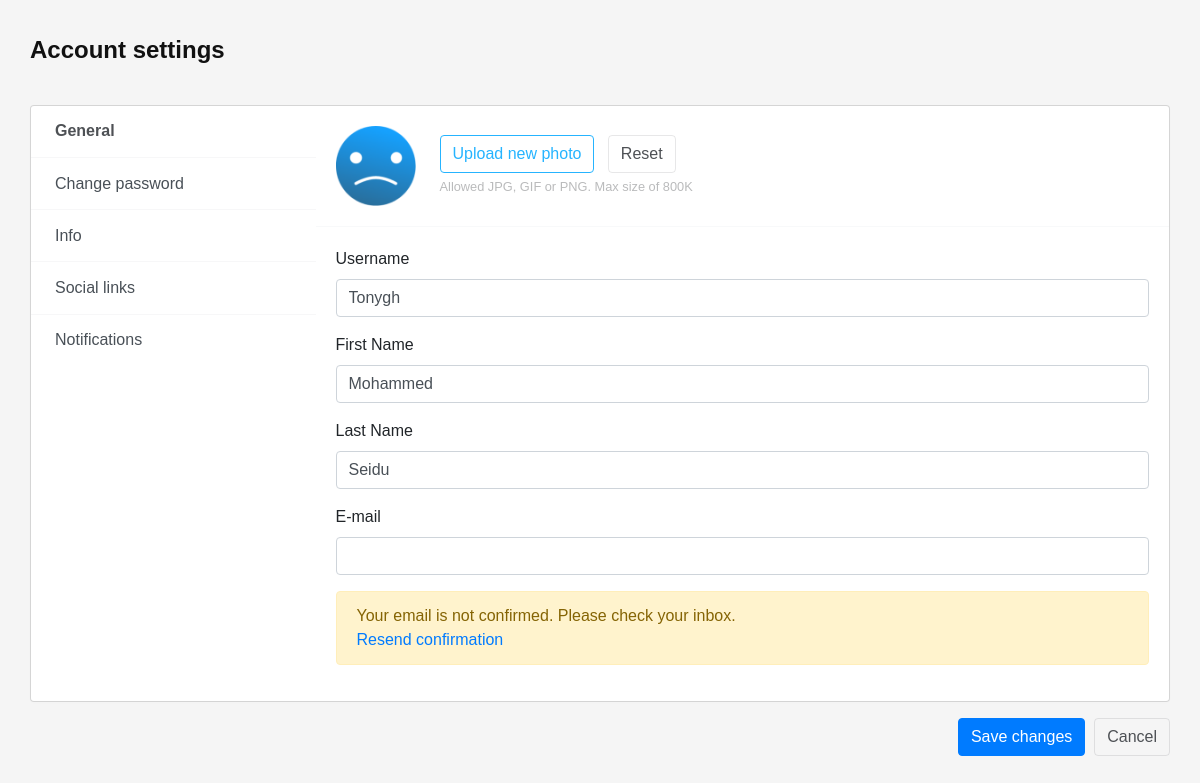
/settings (signed in), run on the app's committed database.
### main.py (models this page shows, shortened)
class User(db.Model):
    id = db.Column(db.Integer, primary_key=True)
    firstname = db.Column(db.String(100), nullable=False)
    lastname = db.Column(db.String(100), nullable=False)
    username = db.Column(db.String(20), unique=True, nullable=False)
    password = db.Column(db.String(60), nullable=False)
    country = db.Column(db.Integer)
    gender = db.Column(db.String())
    verified = db.Column(db.String(3), nullable=False, default="no")
    image = db.Column(db.String(20), nullable=False, default="default.png")

### main.py (the view)
@app.route("/settings")
def settings():
    if not is_logged_in():
        flash("Please login first", "danger")
        return redirect(url_for("signin"))
    profile = User.query.filter_by(username=session['username']).first()
    return render_template("settings.html", profile=profile)

### main.py (called while the page is built)
def is_logged_in():
    if 'username' in session:
        return True
    else:
        return False

### templates/settings.html (shortened to what this page needs)
<!DOCTYPE html>
<html lang="en">
<head>
    <link rel="stylesheet" href="{{ url_for('static', filename='css/bootstrap.min.css') }}" type="text/css">
    <link rel="stylesheet" href="{{ url_for('static', filename='css/style.css') }}" type="text/css">
</head>
<body>
<div class="container light-style flex-grow-1 container-p-y">
  <form>
    <h4 class="font-weight-bold py-3 mb-4">
      Account settings
    </h4>
    <div class="card overflow-hidden">
      <div class="row no-gutters row-bordered row-border-light">
        <div class="col-md-3 pt-0">
          <div class="list-group list-group-flush account-settings-links">
            <a class="list-group-item list-group-item-action active" data-toggle="list" href="#account-general">General</a>
            <a class="list-group-item list-group-item-action" data-toggle="list" href="#account-change-password">Change password</a>
            <a class="list-group-item list-group-item-action" data-toggle="list" href="#account-info">Info</a>
            <a class="list-group-item list-group-item-action" data-toggle="list" href="#account-social-links">Social links</a>
            <a class="list-group-item list-group-item-action" data-toggle="list" href="#account-notifications">Notifications</a>
          </div>
        </div>
        <div class="col-md-9">
          <div class="tab-content">
            <div class="tab-pane fade active show" id="account-general">
              <div class="card-body media align-items-center">
                <img src="{{ url_for('static', filename='images/profiles/'+profile.image)}}" alt="" class="d-block ui-w-80">
                <div class="media-body ml-4">
                  <label class="btn btn-outline-primary">
                    Upload new photo
                  </label> &nbsp;
                  <button type="button" class="btn btn-default md-btn-flat">Reset</button>
                  <div class="text-light small mt-1">Allowed JPG, GIF or PNG. Max size of 800K</div>
                </div>
              </div>
              <hr class="border-light m-0">
              <div class="card-body">
                <div class="form-group">
                  <label class="form-label">Username</label>
                  <input  name="username" type="text" class="form-control mb-1" value="{{profile.username}}">
                </div>
                <div class="form-group">
                  <label class="form-label">First Name</label>
                  <input type="text" class="form-control" value="{{profile.firstname}}">
                </div>
                <div class="form-group">
                  <label class="form-label">Last Name</label>
                  <input type="text" class="form-control" value="{{profile.lastname}}">
                </div>
                <div class="form-group">
                  <label class="form-label">E-mail</label>
                  <input type="text" class="form-control mb-1">
                  <div class="alert alert-warning mt-3">
                    Your email is not confirmed. Please check your inbox.<br>
                    <a href="javascript:void(0)">Resend confirmation</a>
                  </div>
                </div>
              </div>
            </div>
          </div>
        </div>
      </div>
    </div>
    <div class="text-right mt-3">
      <button type="submit" class="btn btn-primary">Save changes</button>&nbsp;
      <button type="button" class="btn btn-default" onclick="window.location.href='/'">Cancel</button>
    </div>
  </form>
  </div>
</body>
</html>

### static/css/style.css (style rules this page uses)
html, body { height: 100%; font-family: "Nunito Sans", sans-serif; -webkit-font-smoothing: antialiased; }
h1, h2, h3, h4, h5, h6 { margin: 0; color: #111111; font-weight: 400; font-family: "Nunito Sans", sans-serif; }
h4 { font-size: 24px; }
img { max-width: 100%; }
@media only screen and (min-width: 1200px) { .container { max-width: 1170px; } }

### templates/settings.html (style rules this page uses)
body { background: #f5f5f5; margin-top:20px; }
.ui-w-80 { width: 80px !important; height: auto; }
.btn-default { border-color: rgba(24,28,33,0.1); background: rgba(0,0,0,0); color: #4E5155; }
label.btn { margin-bottom: 0; }
.btn-outline-primary { border-color: #26B4FF; background: transparent; color: #26B4FF; }
.btn { cursor: pointer; }
.text-light { color: #babbbc !important; }
.card { background-clip: padding-box; box-shadow: 0 1px 4px rgba(24,28,33,0.012); }
.row-bordered { overflow: hidden; }
.account-settings-links .list-group-item.active { font-weight: bold !important; }
html:not(.dark-style) .account-settings-links .list-group-item.active { background: transparent !important; }
.light-style .account-settings-links .list-group-item { padding: 0.85rem 1.5rem; border-color: rgba(24, 28, 33, 0.03) !important; }
.light-style .account-settings-links .list-group-item.active { color: #4e5155 !important; }
.light-style .account-settings-links .list-group-item.active { color: #4E5155 !important; }
.light-style .account-settings-links .list-group-item { padding: 0.85rem 1.5rem; border-color: rgba(24,28,33,0.03) !important; }

### data on the page
User: image (placeholder picture), username "Tonygh", firstname "Mohammed", lastname "Seidu"
